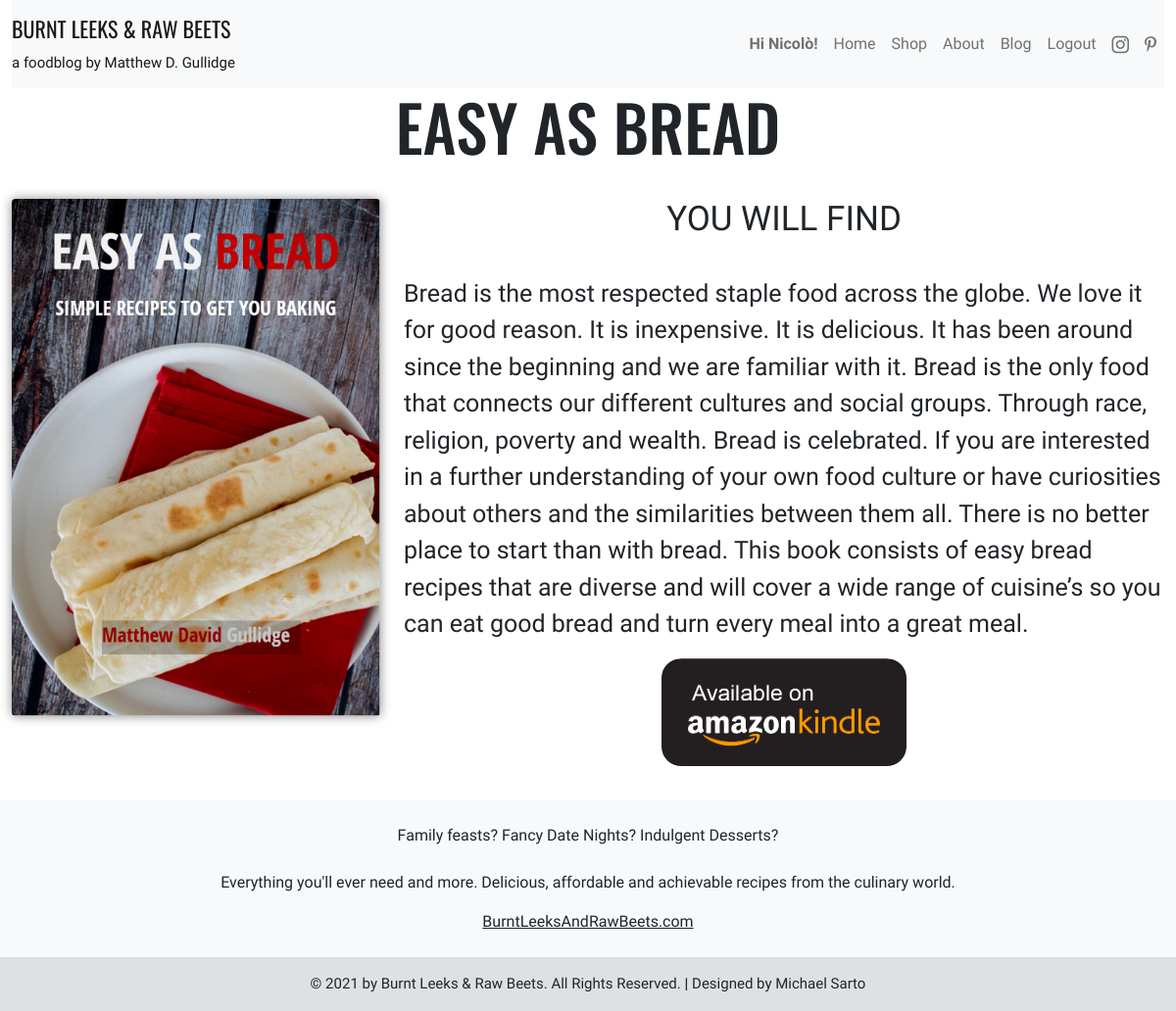
Page /product.php?item=1 (signed in) on the committed database.
### tables this page shows
CREATE TABLE `products` (
  `IdProduct` int(11) NOT NULL,
  `Title` varchar(255) NOT NULL,
  `Link` varchar(255) NOT NULL,
  `Description` text NOT NULL,
  `IdImage` int(11) NOT NULL
);

CREATE TABLE `images` (
  `IdImage` int(11) NOT NULL,
  `Path` varchar(255) NOT NULL
);

### DBHandler.php (called while the page is built, shortened)
<?php
class DBHandler
{
    private $db;
    public function getInstance()
    {
        return $this->db;
    }
    private function connect_database()
    {
        try {
            $connection_string = 'mysql:host=localhost;dbname=foodblog;charset=utf8';
            $connection_array = array(
                PDO::ATTR_ERRMODE => PDO::ERRMODE_EXCEPTION,
                PDO::ATTR_DEFAULT_FETCH_MODE => PDO::FETCH_ASSOC
            );
            $this->db = new PDO($connection_string, USER, PASSWORD, $connection_array);
        } catch (PDOException $e) {
            $this->db = null;
        }
    }
}

### DBHandlerObject.php (called while the page is built, shortened)
<?php
$dbh = new DBHandler();

### product.php (the view, shortened to what this page needs)
<!DOCTYPE html>
<html lang="en">
<head>
    <?php
    require_once("header.php");
    ?>
</head>
<body>
    <div class="container-fluid ">
        <?php
        if (isset($_GET['item']) && is_numeric($_GET['item'])) {
            $stmt = $dbh->getInstance()->prepare("SELECT `IdProduct`,`Title`,`Link`,`Description`,images.Path FROM `products` INNER JOIN images on images.IdImage=products.IdImage WHERE IdProduct=:idProduct ");
            $stmt->bindParam(':idProduct', $_GET['item']);
            $stmt->execute();
            $row = $stmt->fetch();
        } else {
            header('Location: shop.php');
        }
        require_once("navbar.php");
        ?>
        <header class="text-center logo">
            <h1 style="font-size: 65px"><?php echo strtoupper(htmlentities($row['Title'])); ?></h1>
        </header>
        <div class="row" style="margin-bottom:3%">
            <div class="col-12 col-sm-12 col-lg-4 col-md-6 d-flex justify-content-center">
                <a href="<?php echo $row['Link'] ?>" class="box rounded">
                    <?php echo ' <img src="' . $row['Path'] . '" class="img-fluid rounded" alt="' .$row['Title'] . '" style="margin-botom:3%;  box-shadow: 0 0 11px rgba(33, 33, 33, 0.534);">'  ?>
                </a>
            </div>
            <div class="col-12 col-sm-12 col-lg-8 col-md-6 d-flex justify-content-center">
                <h4 style="font-size: 35px" class="navbar-font position-absolute" style="margin-top:10%">YOU WILL FIND</h4>
                <div class="position-relative" style="margin-top:10%;">
                    <p class="navbar-font" style="font-size:25px"><?php echo  $row['Description'] ?> </p>
                    <div class="d-flex justify-content-center">
                        <a href="<?php echo $row['Link'] ?>" ><img src="Images/amazon-kindle-logo_16.png" class="box" style="border-radius: 20px; width: 250px; height: 110px; background-color:none"></a>
                    </div>
                </div>
            </div>
        </div>
    </div>
    <?php require_once("footer.php"); ?>
</body>
</html>

### style.css (style rules this page uses)
.logo { font-family: 'Oswald', sans-serif; font-size: 22px; }
.navbar-font { font-family: 'Lexend', sans-serif !important; }
.box { transition: box-shadow .3s; }

### rows in the picture
products: Title "EASY AS BREAD", IdImage.Path (picture), Description "Bread is the most respected staple food across the globe. We love it for good reason. It is inexpensive. It is delicious. It has been around since the beginning and we are familiar with it. Bread is the only food that connects our different cultures and social groups. Through race, religion, poverty and wealth. Bread is celebrated. If you are interested in a further understanding of your own food culture or have curiosities about others and the similarities between them all. There is no better place to start than with bread. This book consists of easy bread recipes that are diverse and will cover a wide range of cuisine’s so you can eat good bread and turn every meal into a great meal."

### other values in the picture
$_SESSION['Name'] "Nicolò"
